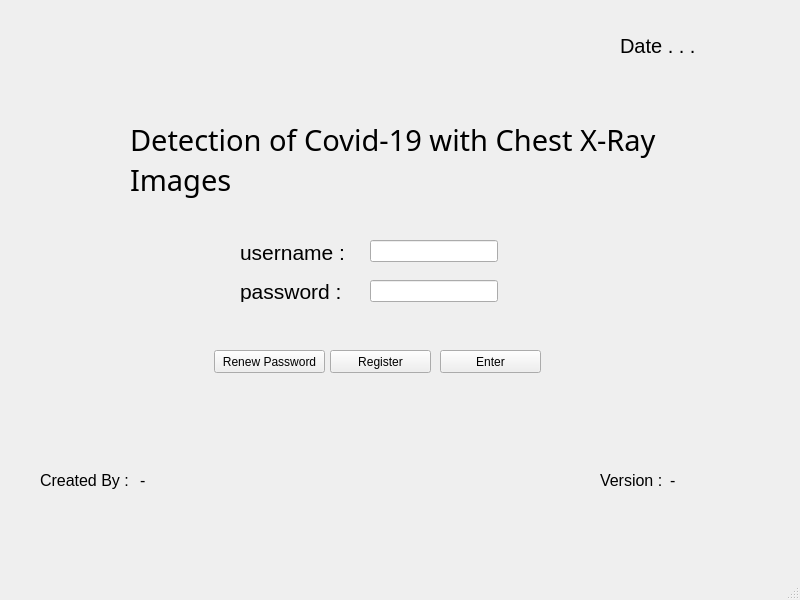
<?xml version="1.0" encoding="UTF-8"?>
<ui version="4.0">
 <class>MainWindow</class>
 <widget class="QMainWindow" name="MainWindow">
  <property name="geometry">
   <rect>
    <x>0</x>
    <y>0</y>
    <width>800</width>
    <height>600</height>
   </rect>
  </property>
  <property name="font">
   <font>
    <weight>50</weight>
    <bold>false</bold>
   </font>
  </property>
  <property name="windowTitle">
   <string>MainWindow</string>
  </property>
  <widget class="QWidget" name="centralwidget">
   <widget class="QLabel" name="label_username">
    <property name="geometry">
     <rect>
      <x>240</x>
      <y>240</y>
      <width>125</width>
      <height>25</height>
     </rect>
    </property>
    <property name="font">
     <font>
      <family>Microsoft Sans Serif</family>
      <pointsize>16</pointsize>
      <weight>50</weight>
      <bold>false</bold>
     </font>
    </property>
    <property name="text">
     <string>username :</string>
    </property>
   </widget>
   <widget class="QLineEdit" name="lineEdit">
    <property name="geometry">
     <rect>
      <x>370</x>
      <y>240</y>
      <width>128</width>
      <height>22</height>
     </rect>
    </property>
   </widget>
   <widget class="QLabel" name="label_password">
    <property name="geometry">
     <rect>
      <x>240</x>
      <y>280</y>
      <width>107</width>
      <height>22</height>
     </rect>
    </property>
    <property name="font">
     <font>
      <family>Microsoft Sans Serif</family>
      <pointsize>16</pointsize>
      <weight>50</weight>
      <bold>false</bold>
     </font>
    </property>
    <property name="text">
     <string>password :</string>
    </property>
   </widget>
   <widget class="QLineEdit" name="lineEdit_2">
    <property name="geometry">
     <rect>
      <x>370</x>
      <y>280</y>
      <width>128</width>
      <height>22</height>
     </rect>
    </property>
   </widget>
   <widget class="QPushButton" name="pushButton_Enter">
    <property name="geometry">
     <rect>
      <x>440</x>
      <y>350</y>
      <width>101</width>
      <height>23</height>
     </rect>
    </property>
    <property name="mouseTracking">
     <bool>false</bool>
    </property>
    <property name="text">
     <string>Enter</string>
    </property>
    <property name="icon">
     <iconset>
      <normalon>../../imgs/checked.png</normalon>
     </iconset>
    </property>
    <property name="iconSize">
     <size>
      <width>40</width>
      <height>20</height>
     </size>
    </property>
    <property name="checkable">
     <bool>false</bool>
    </property>
    <property name="autoRepeat">
     <bool>false</bool>
    </property>
    <property name="autoExclusive">
     <bool>false</bool>
    </property>
   </widget>
   <widget class="QPushButton" name="pushButton_Register">
    <property name="geometry">
     <rect>
      <x>330</x>
      <y>350</y>
      <width>101</width>
      <height>23</height>
     </rect>
    </property>
    <property name="text">
     <string>Register</string>
    </property>
    <property name="icon">
     <iconset>
      <normalon>../../imgs/202788-200.png</normalon>
     </iconset>
    </property>
    <property name="iconSize">
     <size>
      <width>40</width>
      <height>25</height>
     </size>
    </property>
   </widget>
   <widget class="QPushButton" name="pushButton_Renew">
    <property name="geometry">
     <rect>
      <x>214</x>
      <y>350</y>
      <width>111</width>
      <height>23</height>
     </rect>
    </property>
    <property name="text">
     <string>Renew Password</string>
    </property>
    <property name="icon">
     <iconset>
      <normalon>../../imgs/178338_19122016_53141887.png</normalon>
     </iconset>
    </property>
    <property name="iconSize">
     <size>
      <width>40</width>
      <height>20</height>
     </size>
    </property>
   </widget>
   <widget class="QLabel" name="label_title">
    <property name="geometry">
     <rect>
      <x>130</x>
      <y>110</y>
      <width>561</width>
      <height>100</height>
     </rect>
    </property>
    <property name="font">
     <font>
      <family>Script MT Bold</family>
      <pointsize>22</pointsize>
      <weight>50</weight>
      <italic>false</italic>
      <bold>false</bold>
     </font>
    </property>
    <property name="autoFillBackground">
     <bool>false</bool>
    </property>
    <property name="text">
     <string>Detection of Covid-19 with Chest X-Ray Images</string>
    </property>
    <property name="textFormat">
     <enum>Qt::AutoText</enum>
    </property>
    <property name="scaledContents">
     <bool>false</bool>
    </property>
    <property name="wordWrap">
     <bool>true</bool>
    </property>
   </widget>
   <widget class="QLabel" name="label_createdby">
    <property name="geometry">
     <rect>
      <x>40</x>
      <y>470</y>
      <width>91</width>
      <height>20</height>
     </rect>
    </property>
    <property name="font">
     <font>
      <family>Microsoft Sans Serif</family>
      <pointsize>12</pointsize>
      <weight>50</weight>
      <bold>false</bold>
     </font>
    </property>
    <property name="text">
     <string>Created By : </string>
    </property>
   </widget>
   <widget class="QLabel" name="label_version">
    <property name="geometry">
     <rect>
      <x>600</x>
      <y>470</y>
      <width>62</width>
      <height>20</height>
     </rect>
    </property>
    <property name="font">
     <font>
      <family>Microsoft Sans Serif</family>
      <pointsize>12</pointsize>
      <weight>50</weight>
      <bold>false</bold>
     </font>
    </property>
    <property name="text">
     <string>Version :</string>
    </property>
   </widget>
   <widget class="QLabel" name="createdby_text">
    <property name="geometry">
     <rect>
      <x>140</x>
      <y>470</y>
      <width>91</width>
      <height>21</height>
     </rect>
    </property>
    <property name="font">
     <font>
      <family>Microsoft Sans Serif</family>
      <pointsize>12</pointsize>
      <weight>50</weight>
      <bold>false</bold>
     </font>
    </property>
    <property name="text">
     <string>-</string>
    </property>
   </widget>
   <widget class="QLabel" name="version_text">
    <property name="geometry">
     <rect>
      <x>670</x>
      <y>470</y>
      <width>71</width>
      <height>21</height>
     </rect>
    </property>
    <property name="font">
     <font>
      <family>Microsoft Sans Serif</family>
      <pointsize>12</pointsize>
      <weight>50</weight>
      <bold>false</bold>
     </font>
    </property>
    <property name="text">
     <string>-</string>
    </property>
   </widget>
   <widget class="QLabel" name="label_time">
    <property name="geometry">
     <rect>
      <x>620</x>
      <y>30</y>
      <width>141</width>
      <height>31</height>
     </rect>
    </property>
    <property name="font">
     <font>
      <family>Microsoft Sans Serif</family>
      <pointsize>15</pointsize>
     </font>
    </property>
    <property name="text">
     <string>Date . . .</string>
    </property>
   </widget>
  </widget>
  <widget class="QMenuBar" name="menubar">
   <property name="geometry">
    <rect>
     <x>0</x>
     <y>0</y>
     <width>800</width>
     <height>21</height>
    </rect>
   </property>
  </widget>
  <widget class="QStatusBar" name="statusbar"/>
 </widget>
 <resources/>
 <connections/>
</ui>
